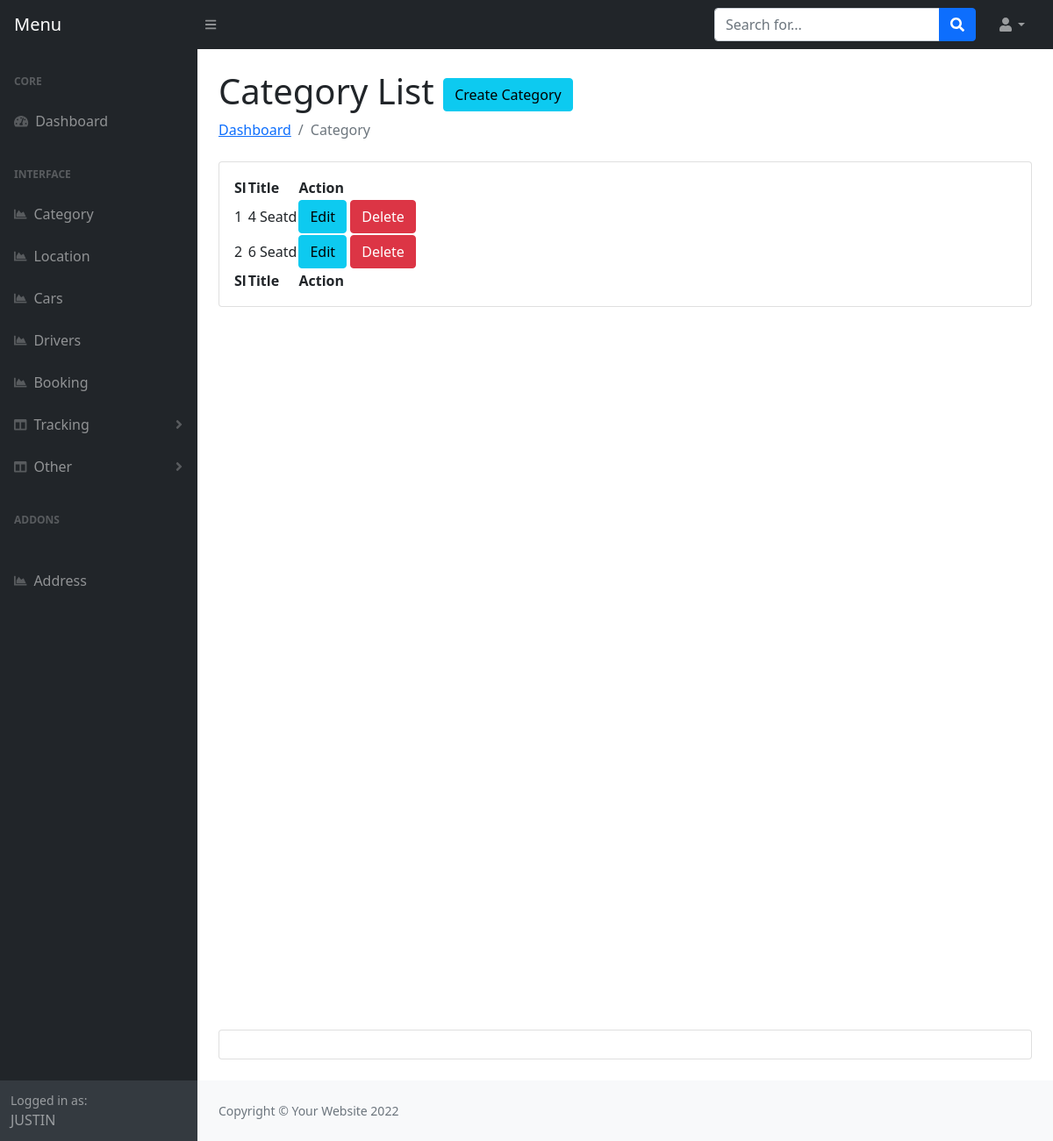
The app's page /admin/categories.php (signed in) with its own data.
### tables this page shows
CREATE TABLE `categories` (
  `category_id` int(11) NOT NULL,
  `cat_name` varchar(255) NOT NULL
);

### admin/categories.php (the view, shortened to what this page needs)
<?php include 'header.php'; ?>
<main>
    <div class="container-fluid px-4">
        <h1 class="mt-4">Category List <a class="btn btn-info" href="create-category.php">Create Category</a></h1>
        <ol class="breadcrumb mb-4">
            <li class="breadcrumb-item"><a href="index.php">Dashboard</a></li>
            <li class="breadcrumb-item active">Category</li>
        </ol>
        <div class="card mb-4">
            <div class="card-body">
                <table id="datatablesSimple">
                    <thead>
                        <tr>
                            <th>Sl</th>
                            <th>Title</th>
                            <th>Action</th>
                        </tr>
                    </thead>
                    <tfoot>
                        <tr>
                            <th>Sl</th>
                            <th>Title</th>
                            <th>Action</th>
                        </tr>
                    </tfoot>
                    <tbody>
                        <?php
                        $query = "SELECT * FROM categories";
                        $result = $con->query($query);
                        if ($result->num_rows > 0) {
                            foreach ($result as $key => $value) {
                        ?>
                                <tr>
                                    <td><?php echo $value['category_id']; ?></td>
                                    <td><?php echo $value['cat_name'] ?></td>
                                    <td>
                                        <a href="edit-category.php?editid=<?php echo $value['category_id']; ?>" class="btn btn-info">Edit</a>
                                        <a href="?delid=<?php echo $value['category_id']; ?>" class="btn btn-danger">Delete</a>
                                    </td>
                                </tr>
                        <?php }
                        } ?>
                    </tbody>
                </table>
            </div>
        </div>
        <div style="height: 100vh"></div>
        <div class="card mb-4">
            <div class="card-body"></div>
        </div>
    </div>
</main>
<?php include 'footer.php'; ?>

### records on screen
categories: category_id "1", cat_name "4 Seatd"
categories: category_id "2", cat_name "6 Seatd"

### other values on screen
$_SESSION['name'] "JUSTIN"
